Frame 1 (no input): blank canvas, image omitted
Frame 60 (no input): blank canvas, image omitted
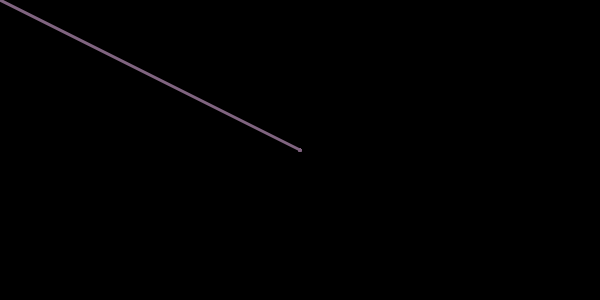
Frame 120 (the mouse pressed at the canvas centre since frame 60)

The p5.js sketch whose frames 1 and 60 were blank and that drew this single picture after the mouse press (run headless with seeded random() and noise() and a simulated clock; from frame 60 on, the mouse is pressed at the canvas centre):

// p5.js sketch
// ── sketch.js
function setup() {
  createCanvas(600, 300);
  // frameRate(10);
  background(0);
}

function draw() {

  if (mouseIsPressed) {
    // stroke(127, 200, 200); /// this is a nice cyan
    stroke(map(mouseX, 0, width, 0, 255), 100, map(mouseY, 0, height, 0, 255));
    strokeWeight(3);
    line(pmouseX, pmouseY, mouseX, mouseY);
  }

  print("mouseX : " + mouseX + ", mouseY : " + mouseY);

}
